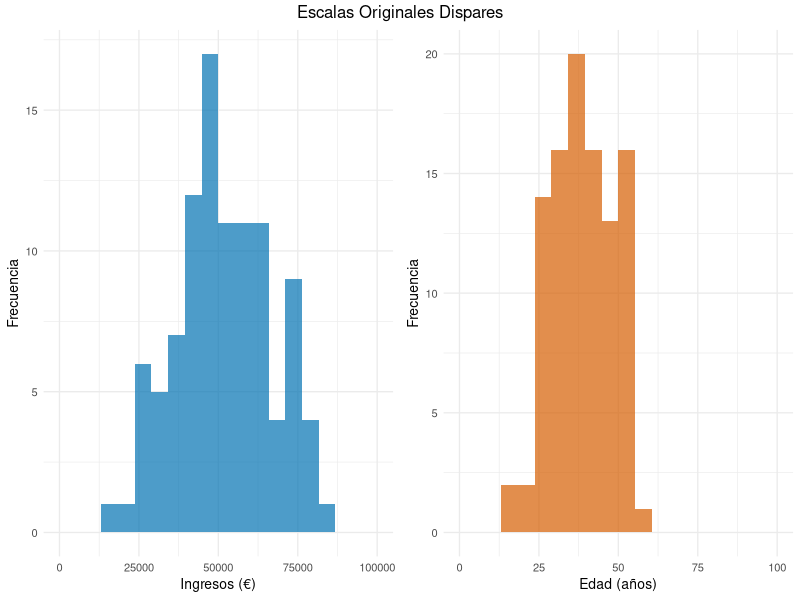
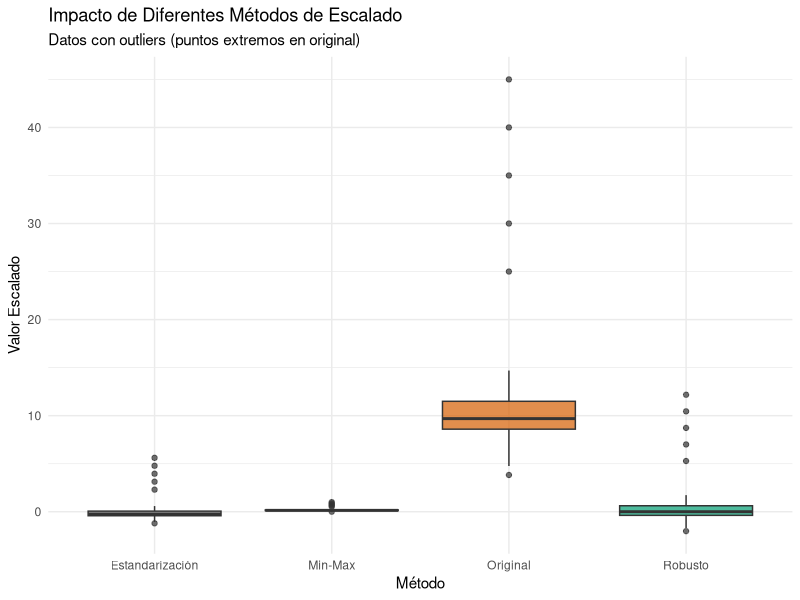
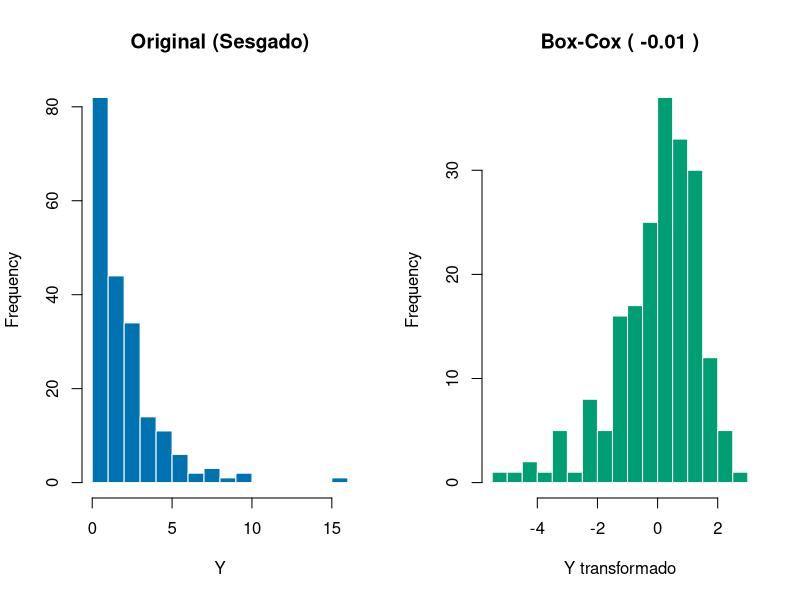
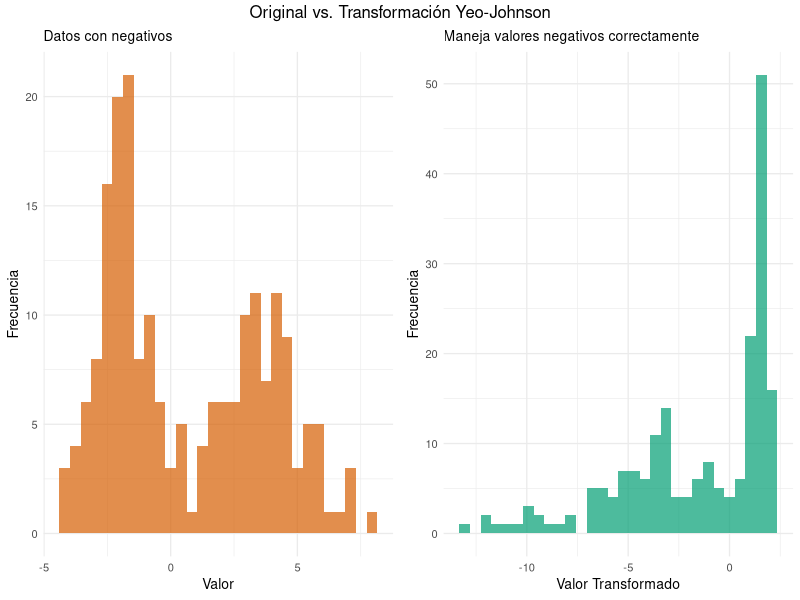
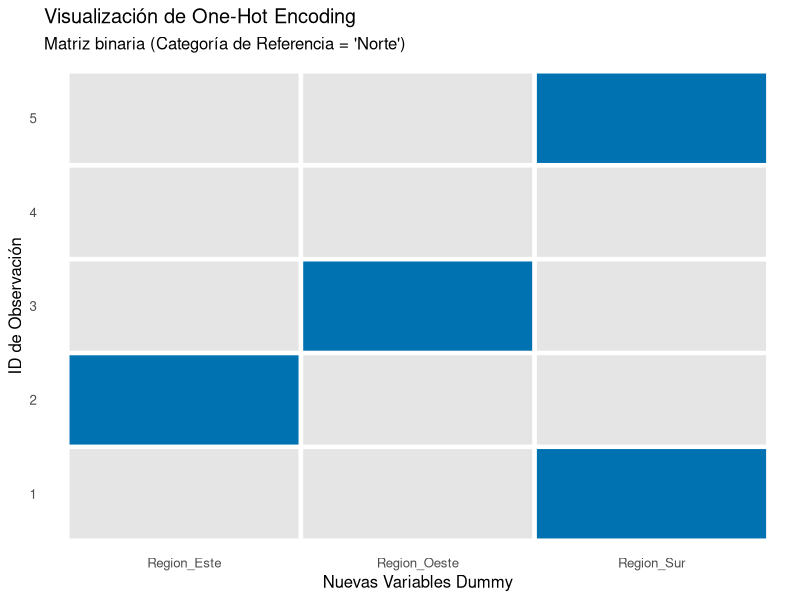
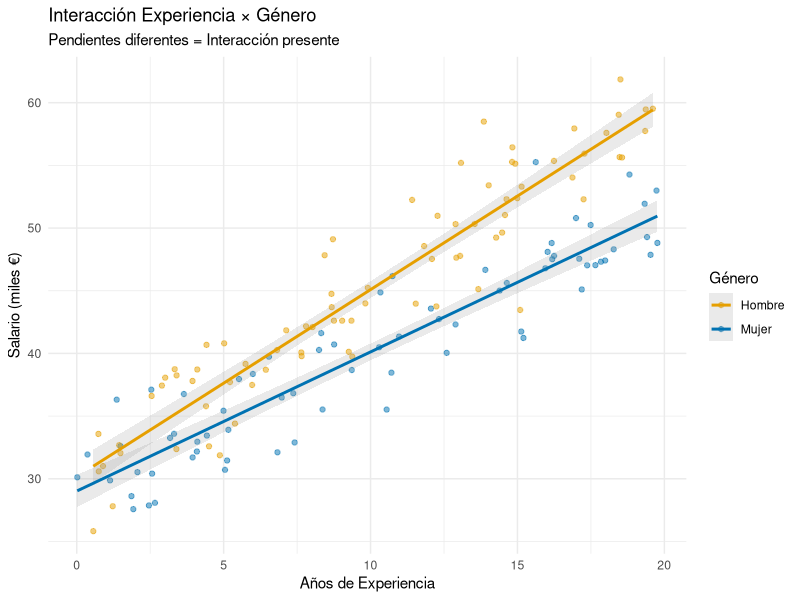
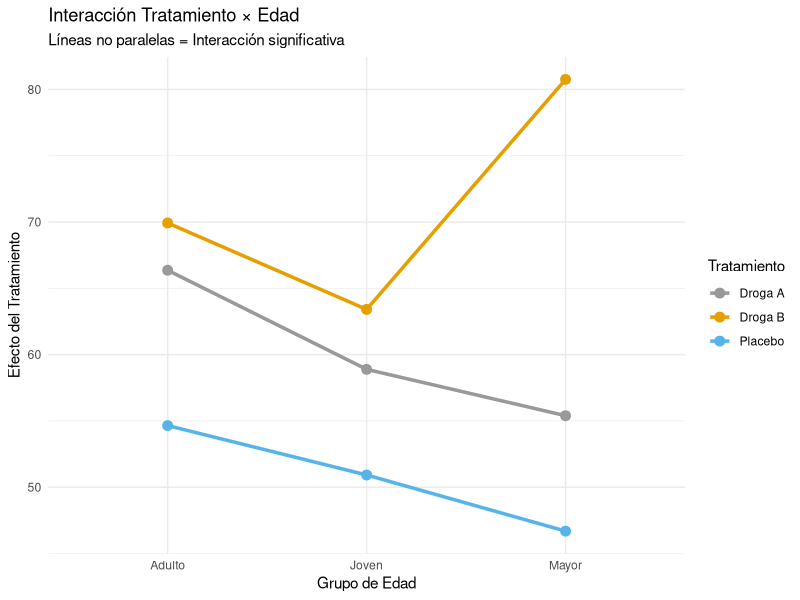
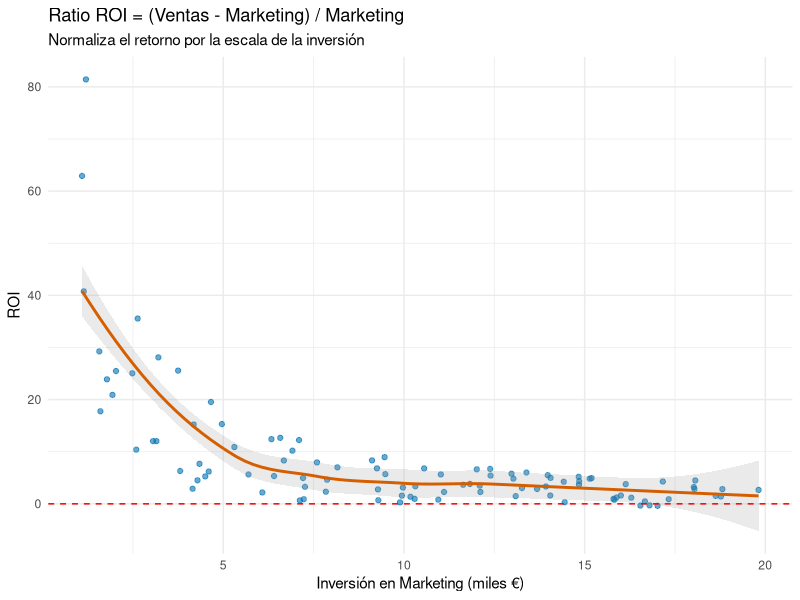

Recreate these plots in R, in order.
## ---- chunk 1
#| fig-width: 6
#| fig-height: 4
#| out-width: "95%"
# Ejemplo de escalado
library(ggplot2)
library(gridExtra)

# Crear datos de ejemplo
set.seed(456)
n <- 100
ingresos <- rnorm(n, 50000, 15000)  # En euros
edad <- rnorm(n, 40, 10)           # En años

# Crear dataframe para visualización
datos_escala <- data.frame(
  Variable = rep(c("Ingresos (€)", "Edad (años)"), each = n),
  Valor_Original = c(ingresos, edad)
)

# Gráfico 1 (Ingresos) - SIN TÍTULO
p1 <- ggplot(datos_escala[datos_escala$Variable == "Ingresos (€)",], 
             aes(x = Valor_Original)) +
  geom_histogram(fill = "#0072B2", alpha = 0.7, bins = 20) +
  labs(x = "Ingresos (€)", y = "Frecuencia") +
  xlim(c(0, 100000)) +
  theme_minimal(base_size = 10)

# Gráfico 2 (Edad)
p2 <- ggplot(datos_escala[datos_escala$Variable == "Edad (años)",], 
             aes(x = Valor_Original)) +
  geom_histogram(fill = "#D55E00", alpha = 0.7, bins = 20) +
  labs(x = "Edad (años)", y = "Frecuencia") +
  xlim(c(0, 100)) +
  theme_minimal(base_size = 10)

# Organizar los dos gráficos con un título centrado
grid.arrange(p1, p2, ncol = 2, top = "Escalas Originales Dispares")
## ---- chunk 2
#| fig-width: 5
#| fig-height: 3
#| out-width: "65%"
# Comparación visual de escalados
set.seed(789)
x_outliers <- c(rnorm(95, 10, 2), 25, 30, 35, 40, 45)  # Con outliers

# Aplicar diferentes escalados
x_std <- scale(x_outliers)[,1]
x_norm <- (x_outliers - min(x_outliers)) / (max(x_outliers) - min(x_outliers))
x_robust <- (x_outliers - median(x_outliers)) / IQR(x_outliers)

# Crear dataframe para visualización
datos_comp <- data.frame(
  Método = rep(c("Original", "Estandarización", "Min-Max", "Robusto"), each = 100),
  Valor = c(x_outliers, x_std, x_norm, x_robust)
)

ggplot(datos_comp, aes(x = Método, y = Valor, fill = Método)) +
  geom_boxplot(alpha = 0.7) +
  scale_fill_manual(values = c("#999999", "#0072B2", "#D55E00", "#009E73")) +
  labs(title = "Impacto de Diferentes Métodos de Escalado",
       subtitle = "Datos con outliers (puntos extremos en original)",
       y = "Valor Escalado") +
  theme_minimal(base_size = 11) +
  theme(legend.position = "none")
## ---- chunk 3
#| fig-width: 5
#| fig-height: 3
#| out-width: "70%"
# Visualización de Box-Cox
library(forecast)
set.seed(222)
y_skewed <- rexp(200, rate = 0.5)  # Datos sesgados

# Encontrar lambda óptimo
bc <- BoxCox.lambda(y_skewed)

# Transformar
y_boxcox <- BoxCox(y_skewed, lambda = bc)

# Visualizar
par(mfrow = c(1, 2))
hist(y_skewed, breaks = 20, main = "Original (Sesgado)", 
     xlab = "Y", col = "#0072B2", border = "white")
hist(y_boxcox, breaks = 20, main = paste("Box-Cox (", round(bc, 2), ")"), 
     xlab = "Y transformado", col = "#009E73", border = "white")
## ---- chunk 4
#| fig-width: 5
#| fig-height: 3
#| out-width: "70%"
# Comparación Box-Cox vs Yeo-Johnson
set.seed(333)
y_mixed <- c(rnorm(100, -2, 1), rnorm(100, 3, 2))  # Datos con negativos

# Yeo-Johnson puede manejar estos datos, Box-Cox no
library(car)
library(gridExtra)

# Crear visualización comparativa
datos_comp_trans <- data.frame(
  Original = y_mixed,
  YeoJohnson = yjPower(y_mixed, lambda = 0)  # lambda=0 para log-like
)

p1 <- ggplot(datos_comp_trans, aes(x = Original)) +
  geom_histogram(bins = 30, fill = "#D55E00", alpha = 0.7) +
  labs(subtitle = "Datos con negativos",
       x = "Valor", y = "Frecuencia") +
  theme_minimal(base_size = 10)

p2 <- ggplot(datos_comp_trans, aes(x = YeoJohnson)) +
  geom_histogram(bins = 30, fill = "#009E73", alpha = 0.7) +
  labs(subtitle = "Maneja valores negativos correctamente",
       x = "Valor Transformado", y = "Frecuencia") +
  theme_minimal(base_size = 10)

grid.arrange(p1, p2, ncol = 2, top = "Original vs. Transformación Yeo-Johnson")
## ---- chunk 5
#| fig-width: 6
#| fig-height: 4
#| out-width: "90%"
library(ggplot2)
library(fastDummies)
library(reshape2)

# 1. Creamos los datos originales
datos <- data.frame(
  ID = 1:5,
  Region = factor(c("Sur", "Este", "Oeste", "Norte", "Sur"))
)

# 2. Aplicamos One-Hot Encoding
datos_codificados <- dummy_cols(datos, 
                                select_columns = "Region", 
                                remove_selected_columns = TRUE)

# 3. Preparamos los datos para el gráfico (excluimos la referencia "Norte")
columnas_dummy <- datos_codificados[, c("ID", "Region_Este", "Region_Oeste", "Region_Sur")]
datos_para_grafico <- melt(columnas_dummy, id.vars = "ID")

# 4. Creamos el gráfico de mosaico
ggplot(datos_para_grafico, aes(x = variable, y = factor(ID), fill = factor(value))) +
  geom_tile(color = "white", size = 1.5) +
  scale_fill_manual(values = c("0" = "gray90", "1" = "#0072B2"), name = "Valor") +
  labs(
    title = "Visualización de One-Hot Encoding",
    subtitle = "Matriz binaria (Categoría de Referencia = 'Norte')",
    x = "Nuevas Variables Dummy",
    y = "ID de Observación"
  ) +
  theme_minimal(base_size = 12) +
  theme(panel.grid = element_blank(), legend.position = "none")
## ---- chunk 6
#| fig-width: 6
#| fig-height: 4
#| out-width: "95%"
# Visualización de interacción mixta (Continua x Categórica)
set.seed(555)
n <- 150
experiencia <- runif(n, 0, 20)
genero <- sample(c("Mujer", "Hombre"), n, replace = TRUE)
salario <- 30000 + 1000 * experiencia * ifelse(genero == "Mujer", 1, 1.5) + rnorm(n, 0, 3000)
datos_inter <- data.frame(experiencia, genero, salario)

ggplot(datos_inter, aes(x = experiencia, y = salario/1000, color = genero)) +
  geom_point(alpha = 0.5) +
  geom_smooth(method = "lm", se = TRUE, alpha = 0.2) +
  scale_color_manual(values = c("#E69F00", "#0072B2")) +
  labs(title = "Interacción Experiencia × Género",
       subtitle = "Pendientes diferentes = Interacción presente",
       x = "Años de Experiencia", y = "Salario (miles €)",
       color = "Género") +
  theme_minimal(base_size = 11)
## ---- chunk 7
#| fig-width: 6
#| fig-height: 4
#| out-width: "95%"
# Ejemplo completo de interacción categórica × categórica
set.seed(666)
n <- 200
tratamiento <- sample(c("Placebo", "Droga A", "Droga B"), n, replace = TRUE)
edad_grupo <- sample(c("Joven", "Adulto", "Mayor"), n, replace = TRUE)
efecto_base <- 50
efecto <- efecto_base +
  ifelse(tratamiento == "Droga A", 10, 0) +
  ifelse(tratamiento == "Droga B", 15, 0) +
  ifelse(edad_grupo == "Adulto", 5, 0) +
  ifelse(edad_grupo == "Mayor", -5, 0) +
  ifelse(tratamiento == "Droga B" & edad_grupo == "Mayor", 20, 0) + # Interacción
  rnorm(n, 0, 5)
datos_inter_cat <- data.frame(tratamiento, edad_grupo, efecto)
medias <- aggregate(efecto ~ tratamiento + edad_grupo, datos_inter_cat, mean)

ggplot(medias, aes(x = edad_grupo, y = efecto, color = tratamiento, group = tratamiento)) +
  geom_point(size = 3) +
  geom_line(size = 1.2) +
  scale_color_manual(values = c("#999999", "#E69F00", "#56B4E9")) +
  labs(title = "Interacción Tratamiento × Edad",
       subtitle = "Líneas no paralelas = Interacción significativa",
       x = "Grupo de Edad", y = "Efecto del Tratamiento",
       color = "Tratamiento") +
  theme_minimal(base_size = 11)
## ---- chunk 8
#| echo: false
#| fig-width: 6
#| fig-height: 4
#| out-width: "65%"
#| fig-align: center
library(ggplot2)
# Ejemplo de ratio informativo
set.seed(777)
n <- 100
ventas <- runif(n, 10000, 100000)
marketing <- runif(n, 1000, 20000)
roi <- (ventas - marketing) / marketing  # Return on Investment

datos_ratio <- data.frame(marketing = marketing/1000, roi = roi)

ggplot(datos_ratio, aes(x = marketing, y = roi)) +
  geom_point(alpha = 0.6, color = "#0072B2") +
  geom_smooth(method = "loess", se = TRUE, color = "#D55E00", alpha = 0.2) +
  geom_hline(yintercept = 0, linetype = "dashed", color = "red") +
  labs(title = "Ratio ROI = (Ventas - Marketing) / Marketing",
       subtitle = "Normaliza el retorno por la escala de la inversión",
       x = "Inversión en Marketing (miles €)", y = "ROI") +
  theme_minimal(base_size = 11)
